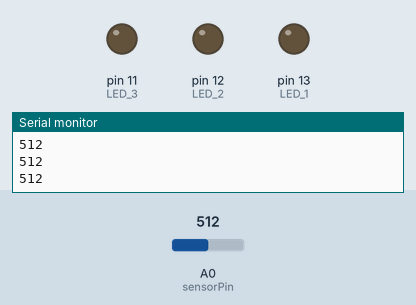
Recording of a sketch running on a simulated Arduino Uno, built with avr-gcc and run on an emulated ATmega328P. Shown: output pins drawn as LEDs (lit = HIGH), the last lines printed to the serial monitor. The test bench sets the inputs (shaded band); at power-on: A0 (sensorPin) = 512.

Above: at 1.2 s.
1.3 s: A0 (sensorPin) set to 543
2.8 s: A0 (sensorPin) set to 556
At 3.0 s:
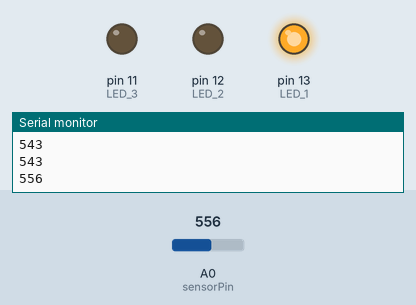
5.8 s: A0 (sensorPin) set to 716
At 6.01 s:
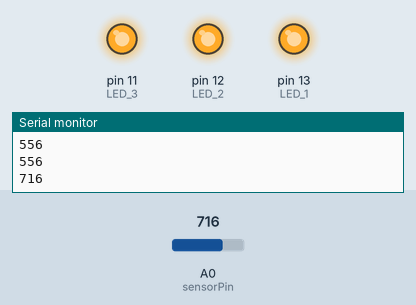
8.8 s: A0 (sensorPin) set to 550
At 9.5 s:
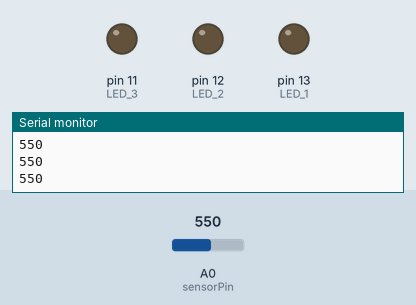
10.3 s: A0 (sensorPin) set to 568
At 10.51 s:
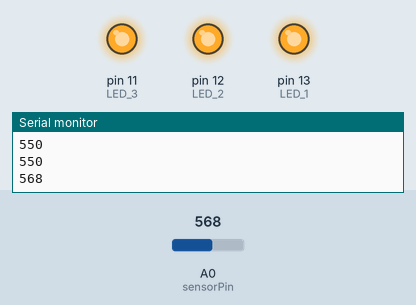
Timing chart, 0 to 13.3 s (numbered marks = the images above; inputs shaded):
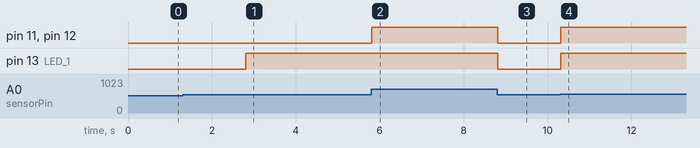

The sketch:

Sound_Sensor_Code.ino
```cpp
/* Arduino pins where the LED is attached*/
#define LED_1 13
#define LED_2 12
#define LED_3 11
#define sensorPin A0 // Analog input pin that the Sensor is attached to

/* boolean variables to hold the status of the pins*/

bool ledPin1Status;
bool ledPin2Status;
bool ledPin3Status;

void setup() {
  pinMode(LED_1, OUTPUT);
  pinMode(LED_2, OUTPUT);
  pinMode(LED_3, OUTPUT);
  pinMode(sensorPin, INPUT);
  Serial.begin(9600);// initialize serial communications at 9600 bps:
}

void loop() {
  int sensorValue = analogRead(sensorPin);
  Serial.println(sensorValue);

  if (sensorValue > 555)
    ledPin1Status = 1;
  if (sensorValue > 558)
    ledPin2Status = 1;
  if (sensorValue > 560)
    ledPin3Status = 1;

  if (ledPin1Status == 1 || ledPin2Status == 1 || ledPin3Status == 1 )
  {
    if (sensorValue > 555 || sensorValue < 537  )
      digitalWrite(LED_1, HIGH);

     if (sensorValue > 558 || sensorValue < 534  )
      digitalWrite(LED_2, HIGH);

     if (sensorValue > 560 || sensorValue < 534  )
      digitalWrite(LED_3, HIGH);

    delay(200);

    ledPin3Status = 0;
    ledPin2Status = 0;
    ledPin1Status = 0;
  }
  digitalWrite(LED_1, LOW);
  digitalWrite(LED_2, LOW);
  digitalWrite(LED_3, LOW);
}
```

Measured:
- the behaviour switches between 555 and 556 on A0 (sensorPin) (found by bisection; images 0 and 1)
- after the input at 2.8 s, pin 13 (LED_1): LOW → HIGH at once
- after the input at 5.8 s, pin 11 (LED_3), pin 12 (LED_2): LOW → HIGH at once
- after the input at 8.8 s, pin 11 (LED_3), pin 12 (LED_2), pin 13 (LED_1): HIGH → LOW at once
- after the input at 10.3 s, pin 11 (LED_3), pin 12 (LED_2), pin 13 (LED_1): LOW → HIGH at once
